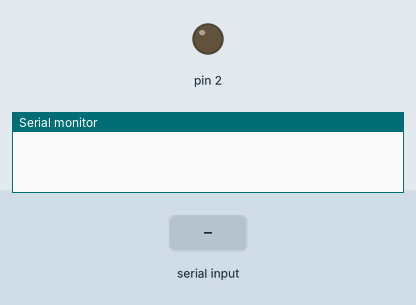
Bench run of a sketch on a simulated Arduino Uno, built with avr-gcc and run on an emulated ATmega328P. Parts: output pins drawn as LEDs (lit = HIGH), the last lines printed to the serial monitor. The inputs (shaded band) are chosen by the test bench.

Above: at 1.2 s.
1.3 s: "h\n" received over Serial
At 2.2 s:
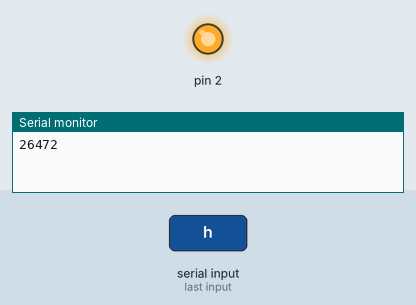
2.8 s: "l\n" received over Serial
At 3.4 s:
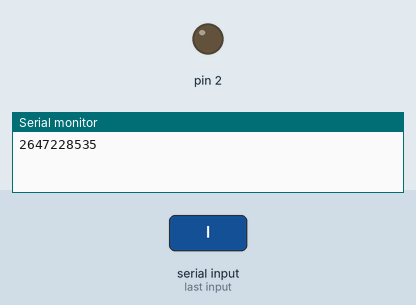
Timing chart, 0 to 5.8 s (numbered marks = the images above; inputs shaded):
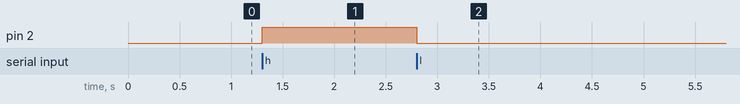

The sketch:

Resistor_Pick_and_Place.ino
```cpp
#include <string.h>

String input = "";

void setup() {
  Serial.begin(9600);
  pinMode(2, OUTPUT);
  digitalWrite(2, LOW);
}

void loop() {
  // put your main code here, to run repeatedly:
  if (Serial.available()) {
    input = Serial.readStringUntil('\n');
    if (input == "h") {
      digitalWrite(2, HIGH);
      Serial.print('high');
    }
    if (input == "l") {
      digitalWrite(2, LOW);
      Serial.print('low');
    }
  }
}
```

Measured:
- after the input at 1.3 s, pin 2: LOW → HIGH at once
- after the input at 2.8 s, pin 2: HIGH → LOW at once
